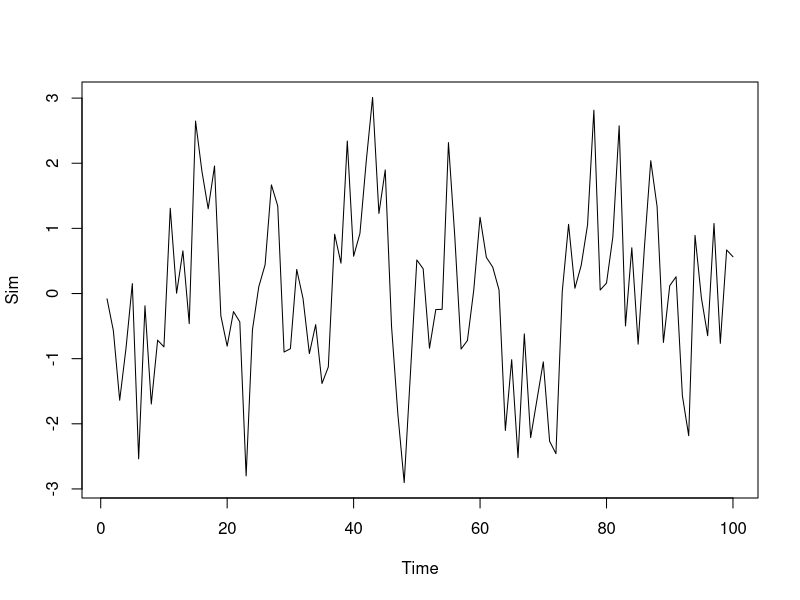
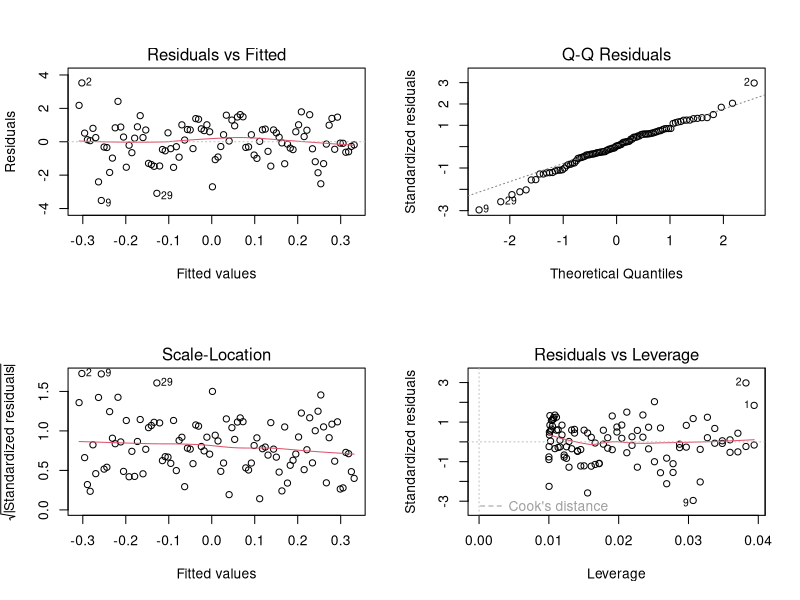
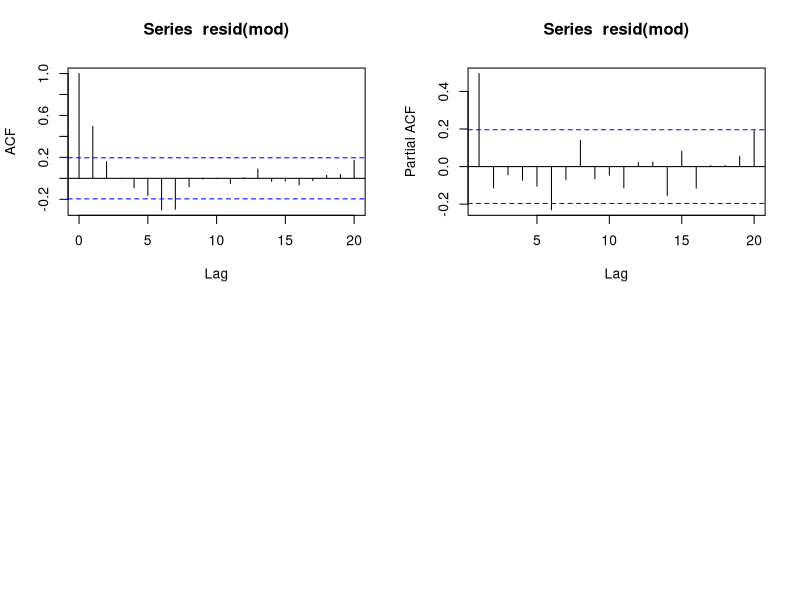
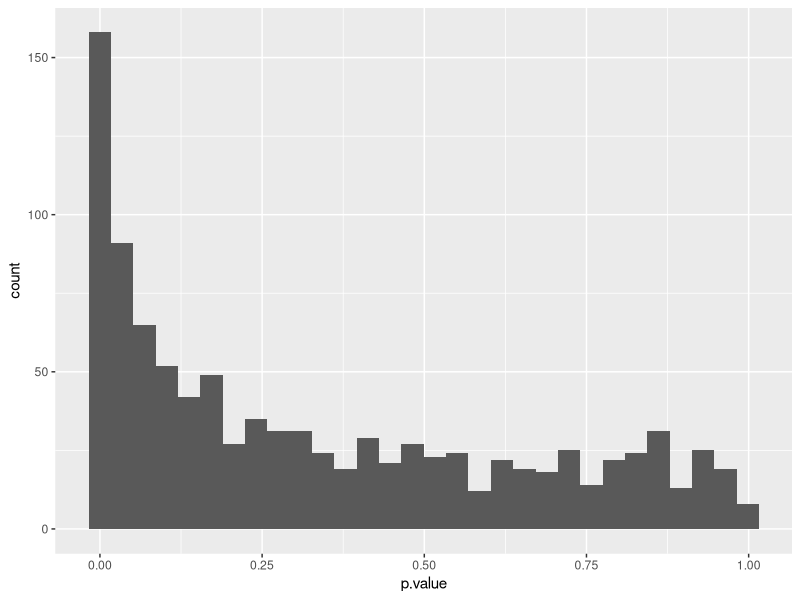
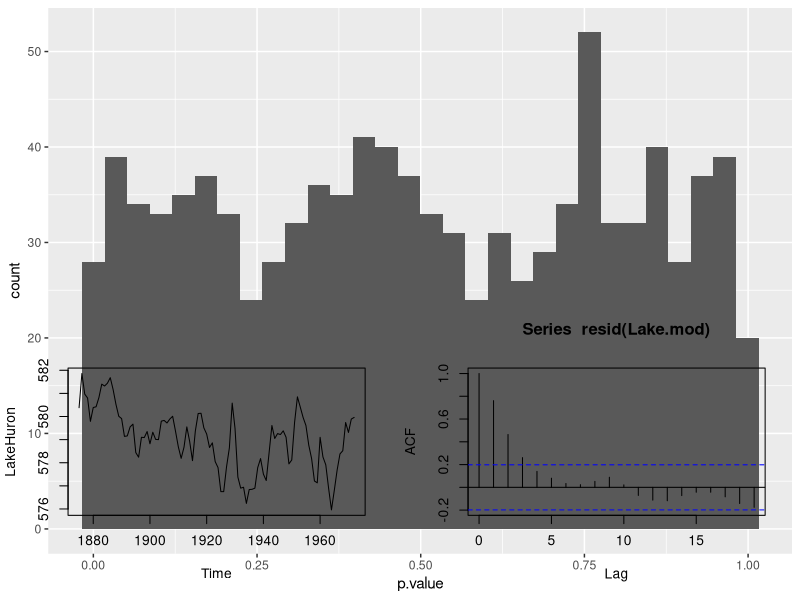
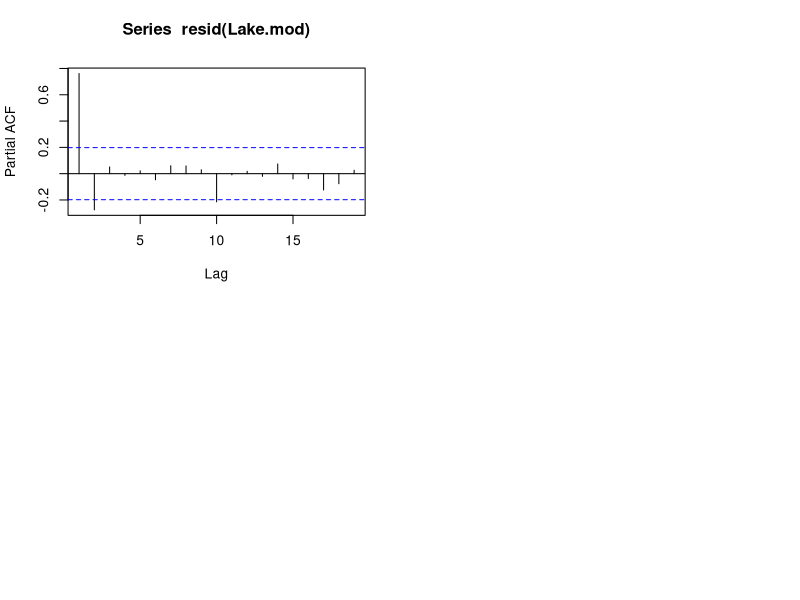

These charts were generated, in order, by the following R code:
## ---- chunk 1
knitr::opts_chunk$set(echo = TRUE)

#install.packages ('lmtest')
#install.packages ('broom.mixed') - so our glance function works.
library (lmtest)
library (tidyverse)
library (broom)
library (nlme)
library (broom.mixed)
## ---- chunk 2
Sim <- arima.sim (n=100, list(ar = 0.5))
Sim
plot(Sim)
## ---- chunk 3

set.seed (42)
dat <- tibble(
  x = 1:100,
  y = arima.sim (n= 100, list(ar = 0.5)))

  mod <- lm (y ~ x, data = dat)
  
  anova (mod)
  summary (mod)
  
  par(mfrow = c(2,2))
  plot (mod)
    
    
## ---- chunk 4
acf(resid(mod))
pacf (resid(mod))
## ---- chunk 5

dwtest(mod)
## ---- chunk 6

year <- time (Sim)
fit.gls <- gls(Sim ~ year, correlation = corAR1())
summary (fit.gls)

no.correlation <- gls(Sim~year)
summary (no.correlation)

anova(fit.gls, no.correlation)

## ---- chunk 7

rerun(.n=1000, tibble (x = 1:100, y= arima.sim (n=100, list (ar = 0.5)))) %>% 
  map (~ lm(y~x, data = .)) %>% 
  map_df (glance) %>% 
  ggplot (aes(x=p.value)) + geom_histogram() 


rerun(.n=1000, tibble (x = 1:100, y= arima.sim (n=100, list (ar = 0.5)))) %>% 
  map (~ gls(y ~ x, data = ., correlation = corAR1())) %>% 
  map_df (tidy) %>% filter(term == "x") %>% 
  ggplot (aes(x=p.value)) + geom_histogram() 

## ---- chunk 8
data (LakeHuron)
## ---- chunk 9
plot (LakeHuron)
## ---- chunk 10
LakeHuron <- tibble(depth = LakeHuron, year = time(LakeHuron))
LakeHuron
 Lake.mod <- lm ( depth ~ year, data = LakeHuron)
  
  anova (Lake.mod)
  summary (Lake.mod)
## ---- chunk 11

acf(resid(Lake.mod))
pacf (resid(Lake.mod))

## ---- chunk 12

Lake.res <- resid(Lake.mod)

ar(Lake.res) 
